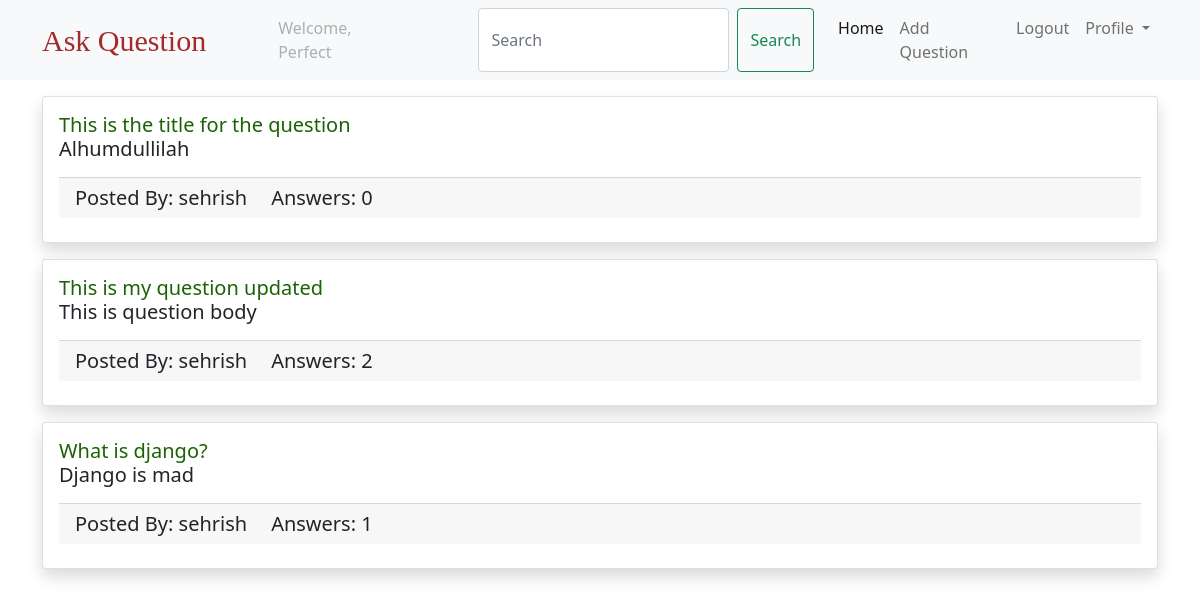
/question/ (signed in), run on the app's committed database.
### users/models.py (models this page shows)
class CustomUser(AbstractUser):
    pass

### questions/models.py (models this page shows, shortened)
class Question(models.Model):
    created_at = models.DateTimeField(auto_now_add=True)
    title = models.CharField(max_length=250)
    body = models.TextField()
    slug = models.SlugField(max_length=250, unique=True)
    author = models.ForeignKey(
        settings.AUTH_USER_MODEL, on_delete=models.CASCADE, related_name="questions"
    )

### questions/views.py (the view)
# urls.py: path("question/", question_list, name="qlist"),
@login_required
def question_list(request):
    if "q" in request.GET:
        q = request.GET["q"]
        print(q)
        question_list = Question.objects.filter(title__icontains=q).order_by(
            "-created_at"
        )
    else:
        question_list = Question.objects.all().order_by("-created_at")
    return render(request, "QList.html", {"question_list": question_list})

### templates/QList.html (shortened to what this page needs)
{% extends 'base.html'%}
 {% block body %}
<div class="container">
  {% for question in question_list %}
  <div class="card mt-3 shadow">
    <div class="card-body">
      <h5 class="card-title">
        <a href="{% url 'qdetails' question.slug %}" class="link-style">
          {{question.title}}
        </a>
        <p class="card-text">{{question.body}}</p>
        <div class="card-footer">
          <div class="row">
            <div class="col col-md-auto">
              Posted By: {{question.author.username}}
            </div>
            <div class="col col-md-auto">
              Answers: {{question.answers.count}}
            </div>
          </div>
        </div>
      </h5>
    </div>
  </div>
  {% endfor %}
</div>
{% endblock %}

### templates/navbar.html (shortened to what this page needs)
<nav class="navbar navbar-expand-lg navbar-light bg-light">
  <div class="container">
    <a class="navbar-brand text-style" href="{% url 'qlist' %}">Ask Question</a>
    <div class="collapse navbar-collapse" id="navbarSupportedContent">
      <ul class="navbar-nav me-auto mb-2 mb-lg-0">
        {% if request.user.is_authenticated %}
        <li class="nav-item mx-5">
          <a class="nav-link disabled">Welcome, {{request.user.username}}</a>
        </li>
        <form class="d-flex mx-3">
          <input
            class="form-control me-2"
            type="search"
            placeholder="Search"
            aria-label="Search"
            name="q"
          />
          <button class="btn btn-outline-success" type="submit">Search</button>
        </form>
        <li class="nav-item">
          <a class="nav-link active" aria-current="page" href="{% url 'qlist' %}">Home</a>
        </li>
        <li class="nav-item">
          <a class="nav-link" href="{% url 'create_question'%}">Add Question</a>
        </li>
        <li class="nav-item">
          <a class="nav-link" href="{% url 'logout' %}">Logout</a>
        </li>
        <li class="nav-item dropdown">
          <a
            class="nav-link dropdown-toggle"
            href="#"
            id="navbarDropdown"
            role="button"
            data-bs-toggle="dropdown"
            aria-expanded="false"
          >
            Profile
          </a>
        </li>
        {% endif %}
      </ul>
    </div>
  </div>
</nav>

### templates/navbar.html (style rules this page uses)
.text-style { font-size: 30px !important; font-family: fantasy !important; color: brown !important; }

### templates/QList.html (style rules this page uses)
.link-style { text-decoration: none; color: rgb(28, 98, 4); }

### data on the page
CustomUser: user.username "Perfect"
Question: title "This is the title for the question", body "Alhumdullilah", author.username "sehrish", answers.count "0"
Question: title "This is my question updated", body "This is question body", author.username "sehrish", answers.count "2"
Question: title "What is django?", body "Django is mad", author.username "sehrish", answers.count "1"
